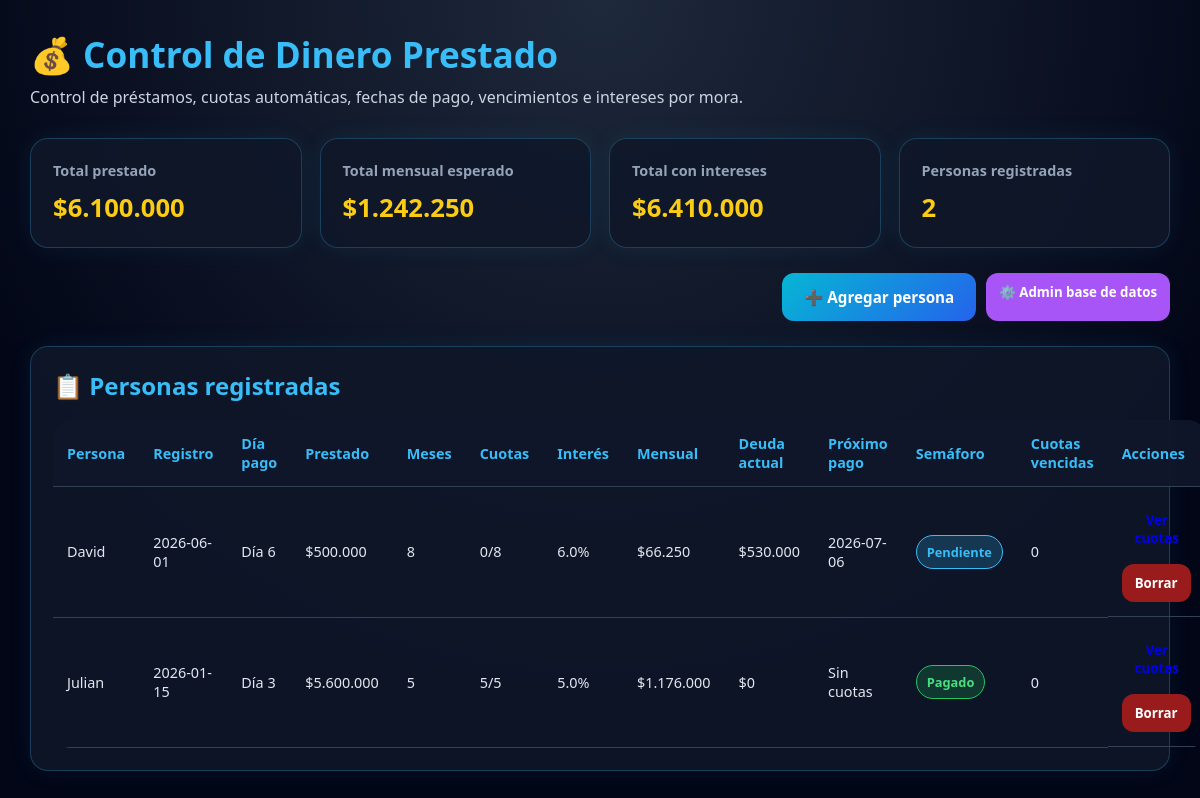
The page / on the database its author committed.
### tables this page shows
CREATE TABLE prestamos (
            id INTEGER PRIMARY KEY AUTOINCREMENT,
            nombre TEXT NOT NULL,
            valor_prestado REAL NOT NULL,
            meses INTEGER NOT NULL,
            interes REAL NOT NULL,
            dia_pago INTEGER NOT NULL,
            fecha_registro TEXT NOT NULL,
            valor_mensual_base REAL NOT NULL,
            total_con_interes REAL NOT NULL
        );

CREATE TABLE cuotas (
            id INTEGER PRIMARY KEY AUTOINCREMENT,
            prestamo_id INTEGER NOT NULL,
            numero_cuota INTEGER NOT NULL,
            fecha_pago TEXT NOT NULL,
            valor_base REAL NOT NULL,
            incremento_mora REAL DEFAULT 0,
            valor_total REAL NOT NULL,
            estado TEXT DEFAULT 'pendiente',
            fecha_pagada TEXT,
            FOREIGN KEY(prestamo_id) REFERENCES prestamos(id)
        );

### app.py (the view)
@app.route("/")
def home():
    prestamos = preparar_resumen()
    total_prestado = sum(p["valor_prestado"] for p in prestamos)
    total_mensual = sum(p["valor_mensual_base"] for p in prestamos)
    total_con_interes = sum(p["total_con_interes"] for p in prestamos)
    return render_template(
        "index.html",
        prestamos=prestamos,
        total_prestado=total_prestado,
        total_mensual=total_mensual,
        total_con_interes=total_con_interes,
        total_personas=len(prestamos)
    )

### app.py (called while the page is built)
def get_connection():
    os.makedirs("instance", exist_ok=True)
    conn = sqlite3.connect(DB_PATH)
    conn.row_factory = sqlite3.Row
    return conn

def formato_fecha(fecha_str):
    return datetime.strptime(fecha_str, "%Y-%m-%d").date()

def estado_cuota(cuota):
    hoy = date.today()
    fecha_pago = formato_fecha(cuota["fecha_pago"])
    if cuota["estado"] == "pagado":
        return "Pagado", "green", 0
    dias = (fecha_pago - hoy).days
    if dias < 0:
        return "Vencido", "red", abs(dias)
    if dias <= 2:
        return "Próximo a vencer", "yellow", 0
    return "Pendiente", "blue", 0

### app/templates/index.html (shortened to what this page needs)
<!DOCTYPE html>
<html lang="es">
<head>
  <link rel="stylesheet" href="{{ url_for('static', filename='css/styles.css') }}">
</head>
<body>
<div class="container">
  <header>
    <h1>💰 Control de Dinero Prestado</h1>
    <p>Control de préstamos, cuotas automáticas, fechas de pago, vencimientos e intereses por mora.</p>
  </header>
  <section class="dashboard">
    <div class="card">
      <h3>Total prestado</h3>
      <strong>${{ "{:,.0f}".format(total_prestado).replace(",", ".") }}</strong>
    </div>
    <div class="card">
      <h3>Total mensual esperado</h3>
      <strong>${{ "{:,.0f}".format(total_mensual).replace(",", ".") }}</strong>
    </div>
    <div class="card">
      <h3>Total con intereses</h3>
      <strong>${{ "{:,.0f}".format(total_con_interes).replace(",", ".") }}</strong>
    </div>
    <div class="card">
      <h3>Personas registradas</h3>
      <strong>{{ total_personas }}</strong>
    </div>
  </section>
  <section class="main-actions">
    <button class="btn-primary btn-open-modal" onclick="abrirModalCrear()">➕ Agregar persona</button>
    <a href="{{ url_for('admin') }}" class="btn-admin">⚙️ Admin base de datos</a>
  </section>
  <section class="card">
    <h2 class="section-title">📋 Personas registradas</h2>
    <table>
      <thead>
        <tr>
          <th>Persona</th>
          <th>Registro</th>
          <th>Día pago</th>
          <th>Prestado</th>
          <th>Meses</th>
          <th>Cuotas</th>
          <th>Interés</th>
          <th>Mensual</th>
          <th>Deuda actual</th>
          <th>Próximo pago</th>
          <th>Semáforo</th>
          <th>Cuotas vencidas</th>
          <th>Acciones</th>
        </tr>
      </thead>
      <tbody>
        {% for p in prestamos %}
        <tr>
          <td>{{ p.nombre }}</td>
          <td>{{ p.fecha_registro }}</td>
          <td>Día {{ p.dia_pago }}</td>
          <td>${{ "{:,.0f}".format(p.valor_prestado).replace(",", ".") }}</td>
          <td>{{ p.meses }}</td>
          <td>{{ p.cuotas_pagadas }}/{{ p.meses }}</td>
          <td>{{ p.interes }}%</td>
          <td>${{ "{:,.0f}".format(p.valor_mensual_base).replace(",", ".") }}</td>
          <td>${{ "{:,.0f}".format(p.deuda_actual).replace(",", ".") }}</td>
          <td>{{ p.proxima_fecha }}</td>
          <td><span class="status {{ p.color }}">{{ p.semaforo }}</span></td>
          <td>{{ p.cuotas_vencidas }}</td>
          <td class="actions">
            <a href="{{ url_for('detalle', id=p.id) }}" class="btn-edit">Ver cuotas</a>
            <form action="{{ url_for('borrar', id=p.id) }}" method="POST">
              <button class="btn-delete" onclick="return confirm('¿Seguro que deseas borrar este préstamo y todas sus cuotas?')">
                Borrar
              </button>
            </form>
          </td>
        </tr>
        {% else %}
        <tr>
          <td colspan="13" class="empty">No hay registros todavía.</td>
        </tr>
        {% endfor %}
      </tbody>
    </table>
  </section>
</div>
</body>
</html>

### app/static/css/styles.css (style rules this page uses)
* { box-sizing: border-box; margin: 0; padding: 0; font-family: 'Segoe UI', Arial, sans-serif; }
body { background: radial-gradient(circle at top, #1e293b, #020617 70%); color: #f8fafc; min-height: 100vh; padding: 30px; }
.container { max-width: 1450px; margin: auto; }
header { margin-bottom: 30px; }
header h1 { font-size: 2.2rem; color: #38bdf8; }
header p { color: #cbd5e1; margin-top: 8px; }
.dashboard { display: grid; grid-template-columns: repeat(4, 1fr); gap: 18px; margin-bottom: 25px; }
.card { background: rgba(15, 23, 42, 0.88); border: 1px solid rgba(56, 189, 248, 0.25); border-radius: 18px; padding: 22px; box-shadow: 0 0 25px rgba(56, 189, 248, 0.08); }
.card h3 { color: #94a3b8; font-size: 0.9rem; margin-bottom: 10px; }
.card strong { font-size: 1.6rem; color: #facc15; }
.main-actions { margin-bottom: 25px; display: flex; justify-content: flex-end; }
.section-title { margin-bottom: 18px; color: #38bdf8; }
button, a { text-decoration: none; border: none; padding: 10px 13px; border-radius: 12px; cursor: pointer; font-weight: bold; font-size: 0.83rem; display: inline-block; text-align: center; }
.btn-primary { background: linear-gradient(135deg, #06b6d4, #2563eb); color: white; }
.btn-open-modal { padding: 14px 22px; font-size: 0.95rem; }
.btn-delete { background: #991b1b; color: white; }
table { width: 100%; border-collapse: collapse; overflow: hidden; border-radius: 18px; }
th, td { padding: 14px; text-align: left; border-bottom: 1px solid #334155; font-size: 0.9rem; }
th { color: #38bdf8; background: rgba(15, 23, 42, 0.95); }
td { color: #e2e8f0; }
.actions { display: flex; flex-wrap: wrap; gap: 7px; }
.status { padding: 7px 10px; border-radius: 20px; font-weight: bold; font-size: 0.8rem; display: inline-block; }
.green { background: rgba(34, 197, 94, 0.2); color: #4ade80; border: 1px solid #22c55e; }
.btn-admin { background: #a855f7; color: white; margin-left: 10px; }
.blue { background: rgba(56, 189, 248, 0.2); color: #38bdf8; border: 1px solid #38bdf8; }

### rows shown on the page
prestamos: nombre "David", fecha_registro "2026-06-01", valor_prestado "500.000", interes "6.0", valor_mensual_base "66.250"
cuotas: proxima_fecha "2026-07-06"
prestamos: nombre "Julian", fecha_registro "2026-01-15", dia_pago "3", valor_prestado "5.600.000", meses "5", cuotas_pagadas "5", interes "5.0", valor_mensual_base "1.176.000", deuda_actual "0", proxima_fecha "Sin cuotas", semaforo "Pagado", cuotas_vencidas "0"

### other values the page prints
{{ "{:,.0f}".format(total_prestado).replace(",", ".") }} "6.100.000"
{{ "{:,.0f}".format(total_mensual).replace(",", ".") }} "1.242.250"
{{ "{:,.0f}".format(total_con_interes).replace(",", ".") }} "6.410.000"
{{ total_personas }} "2"
{{ p.dia_pago }} "6"
{{ p.meses }} "8"
{{ p.cuotas_pagadas }} "0"
{{ "{:,.0f}".format(p.deuda_actual).replace(",", ".") }} "530.000"
{{ p.semaforo }} "Pendiente"
{{ p.cuotas_vencidas }} "0"
